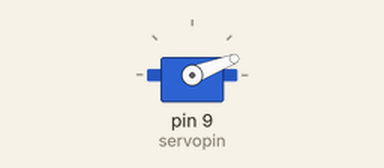
Bench run of a sketch on a simulated Arduino Uno, built with avr-gcc and run on an emulated ATmega328P. Parts: servo.

Above: at 0.05 s.
At 2.05 s:
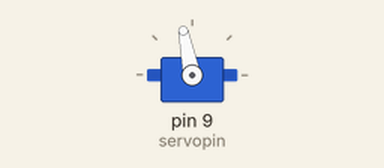
At 4.05 s:
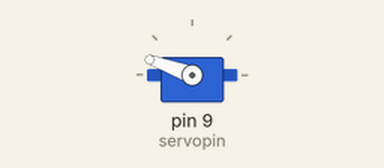
At 8.05 s:
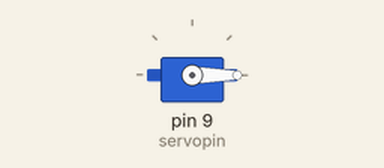
Timing chart, 0 to 10.5 s (numbered marks = the images above):
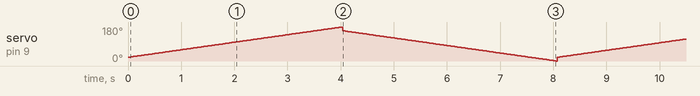

The sketch:

sketch_jun22a.ino
```cpp
#include<Servo.h>    //attach the servo library

int servopin=9;     //servo control pin
int servodelayfwd=25;//servo delay time
int servodelaybc=25;

Servo myservo;      //object to servo class

void setup() {
  // put your setup code here, to run once:
  myservo.attach(servopin);
  Serial.begin(9600);
}

void loop() {
  // put your main code here, to run repeatedly:
  for(int i=20;i<=180;i+=1)
  {
    myservo.write(i);
    delay(servodelayfwd);
  }
  for(int j=160;j>=0;j=j-1)
  {
  myservo.write(j);
  delay(servodelaybc);
  }
//  myservo.writeMicroseconds(1500);

}
```
